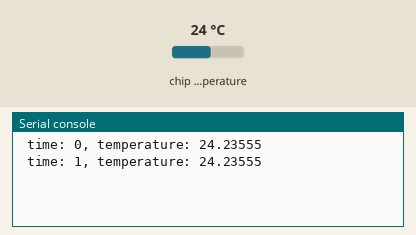
This program was run on a simulated Raspberry Pi Pico running MicroPython. On the bench: the last lines printed to the serial console. The test bench sets the inputs (shaded band); at power-on: chip temperature 24 °C. Files the program writes start out absent. At 10.0 s the program stops and its outputs stay as they are.

Above: at 1.2 s.
1.3 s: chip temperature set to 1 °C
At 2.6 s:
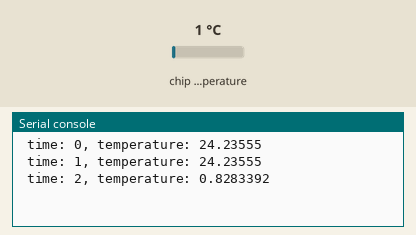
2.8 s: chip temperature set to 11 °C
At 9.3 s:
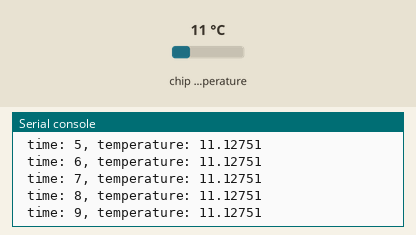
Timing chart, 0 to 10.8 s (numbered marks = the images above; inputs shaded):
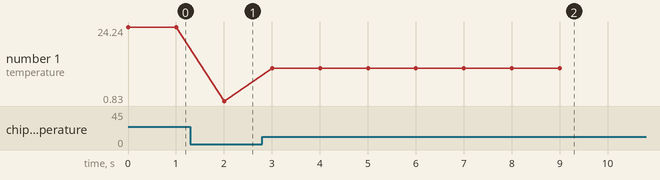

Measured:
- after the input at 1.3 s, the serial console: prints a new line after 0.70 s (image 1)
- after the input at 2.8 s, the serial console: prints a new line after 0.20 s (image 2)
- plotted number 1: 24.24 → 0.83 after the input at 1.3 s, 0.83 → 11.13 after the input at 2.8 s

The program:

temperature_FileWrite.py
```python
from machine import Pin
import utime

file = open('out_temps.txt', 'w')

sensor_temp = machine.ADC(4)
conversion_factor = 3.3 / (65535)
t = 0

for i in range(10):
    #read_u16関数で16ビットのADCの値を読み込み
    #センサから取得した値(0-65536)を電圧に換算
    reading = sensor_temp.read_u16() * conversion_factor
    # The temperature sensor measures the Vbe voltage of a biased bipolar diode, connected to the fifth ADC ch.
    # Typically, Vbe = 0.706V at 27 degrees C, with a slope of -1.721mV (0.001721) per degree.
    temperature = 27 - (reading - 0.706)/0.001721
    print(f' time: {i}, temperature: {temperature}')
    file.write(str(i) + ' , ' + str(temperature) +'\n')
    #計測間隔を1 sに指定する
    utime.sleep(1)

file.close()
```
